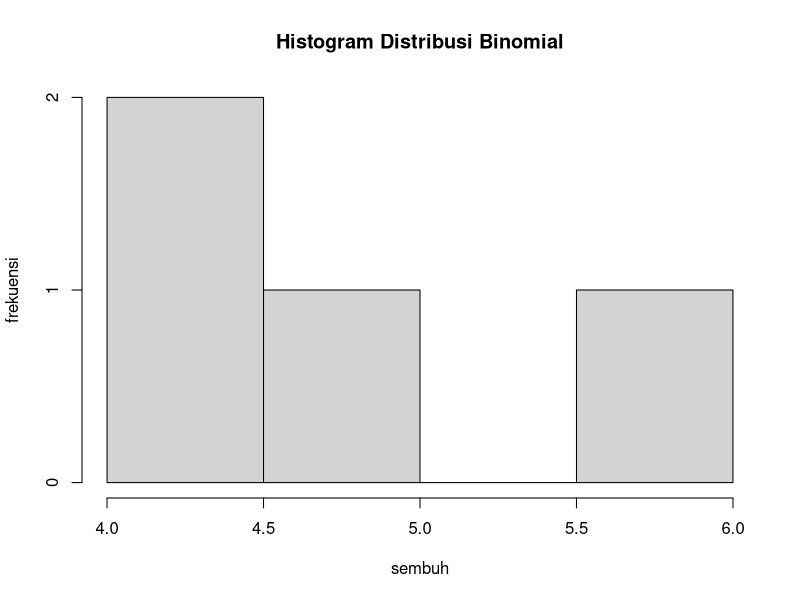

This figure's R source:
# a
sembuh = 4
pasien = 20
p = 0.2 # peluang sembuh
dbinom(sembuh, pasien, prob = p)
# [1] 0.2181994

# b
hist(rbinom(sembuh, pasien, prob = p), xlab = "sembuh", ylab = "frekuensi", main = "Histogram Distribusi Binomial")

# c
# mean
pasien * p
# [1] 4

# varian
pasien * p * (1 - p)
# [1] 3.2